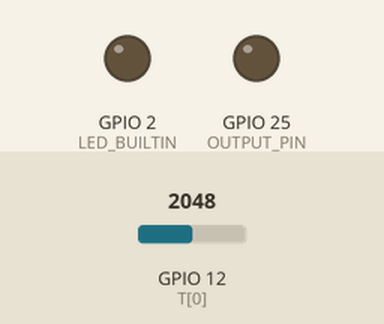
The sketch below on a simulated ESP32. Shown: output pins drawn as LEDs (lit = HIGH). The test bench sets the inputs (shaded band); at power-on: GPIO 12 (T[0]) = 2048. What the sketch prints to the serial monitor is not drawn.

Above: at 1.2 s.
1.3 s: GPIO 12 (T[0]) set to 0
At 2.1 s:
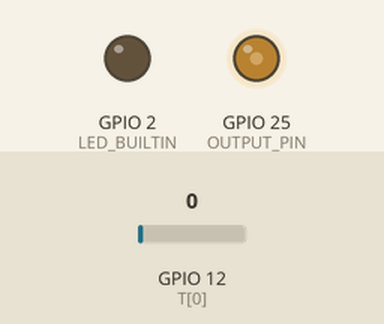
Timing chart, 0 to 4.3 s (numbered marks = the images above; inputs shaded):
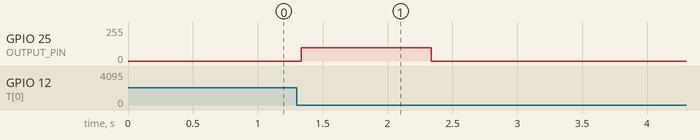

Measured:
- after the input at 1.3 s, GPIO 25 (OUTPUT_PIN): 0/255 → 100/255 at once, → 0/255 1.0 s later

The sketch:

drumtrigger.ino
```cpp
#define LED_BUILTIN 2

#define SCALAR 1
#define DIVISOR 2


int T[] = {12, 27};//, 16, 17, 18, 20, 21, 22, 23};//12
#define TRIGGERS_TOTAL 1
int touch[TRIGGERS_TOTAL];
int touchedLength[TRIGGERS_TOTAL];
unsigned long  touchTime[TRIGGERS_TOTAL];
boolean isTouched[TRIGGERS_TOTAL];
int triggerQ[1000], triggerCount;
#define OUTPUT_PIN 25
bool tt;

// the setup function runs once when you press reset or power the board
void setup() {
  // initialize digital pin LED_BUILTIN as an output.
  pinMode(LED_BUILTIN, OUTPUT);
  pinMode(OUTPUT_PIN, OUTPUT);
 // pinMode(T3, INPUT_PULLUP);
 for (int i = 0; i < TRIGGERS_TOTAL; i++){
  pinMode(T[i], INPUT_PULLUP);
 }
  Serial.begin(115200);
}

// the loop function runs over and over again forever
void loop() {
  unsigned long mill = millis();
  for (int i = 0; i < TRIGGERS_TOTAL; i++){
    touch[i] = analogRead(T[i]);//touch: range 13-76 ish

    //Serial.println(touch[i]);
    //if (touch[i] == 0) Serial.println(touch[i]);

    if (touch[i]  < 3){
      //Serial.print(touch[i]);
      //Serial.println("touch ");
      touchedLength[i]++;
    } else{
     // Serial.println("not touch ");
      //Serial.println(touchedLength[i]);
      touchedLength[i] = 0;
    }

    //

    if (touchedLength[i] > 30
    ){
      if (!isTouched[i]){
        //Serial.print('First Touch');
        //Serial.print((byte)i);
        //Serial.print(i);
        //Serial.print(mill);
        //Serial.println();
        triggerQ[triggerCount++] = i;
        Serial.print(touchedLength[i]);
        Serial.println("firsttouch");
      }
      isTouched[i] = true;
      touchTime[i] = millis();
      //Serial.println(touchedLength[i]);

    } else {
      if (mill - touchTime[i] > 100){
        isTouched[i] = false;

      }
    }

  //Serial.print(touch[i]);
  //Serial.print(" ");
   // Serial.print(touch[i]);
  //Serial.print(" ");

  }


  for (int i = 0; i < triggerCount; i++){
    //Serial.println("write sig");
    Serial.print(mill);
    Serial.print("triggers: ");
    Serial.println(triggerCount);
    dacWrite(OUTPUT_PIN, 100);
    delay(1000);

  }
  dacWrite(OUTPUT_PIN, 0);
  triggerCount = 0;
  Serial.println(touch[0]);
  //tt = (touchedLength[0] > 40);
  //S//erial.println(" ");

  /*for (;;){
    dacWrite(OUTPUT_PIN, 255);
    delay(100);
    dacWrite(OUTPUT_PIN, 0);
    delay(4000);
  }*/
  //digitalWrite(LED_BUILTIN, HIGH);   // turn the LED on (HIGH is the voltage level)


}
```
